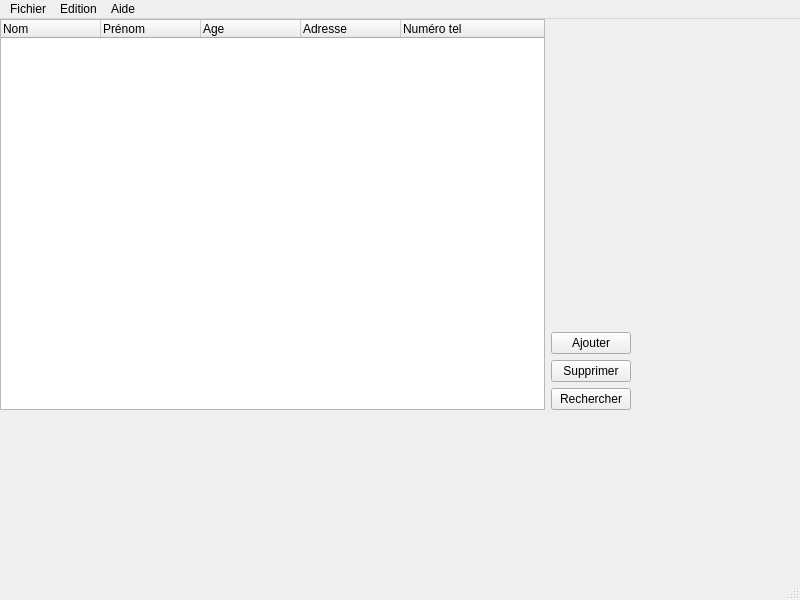
<?xml version="1.0" encoding="UTF-8"?>
<ui version="4.0">
 <class>MainWindow</class>
 <widget class="QMainWindow" name="MainWindow">
  <property name="geometry">
   <rect>
    <x>0</x>
    <y>0</y>
    <width>800</width>
    <height>600</height>
   </rect>
  </property>
  <property name="windowTitle">
   <string>MainWindow</string>
  </property>
  <widget class="QWidget" name="centralwidget">
   <widget class="QWidget" name="horizontalLayoutWidget">
    <property name="geometry">
     <rect>
      <x>0</x>
      <y>0</y>
      <width>631</width>
      <height>391</height>
     </rect>
    </property>
    <layout class="QHBoxLayout" name="horizontalLayout">
     <item>
      <widget class="QTreeWidget" name="Annuaire">
       <column>
        <property name="text">
         <string>Nom</string>
        </property>
       </column>
       <column>
        <property name="text">
         <string>Prénom</string>
        </property>
       </column>
       <column>
        <property name="text">
         <string>Age</string>
        </property>
       </column>
       <column>
        <property name="text">
         <string>Adresse</string>
        </property>
       </column>
       <column>
        <property name="text">
         <string>Numéro tel</string>
        </property>
       </column>
      </widget>
     </item>
     <item>
      <layout class="QVBoxLayout" name="verticalLayout">
       <item>
        <spacer name="verticalSpacer">
         <property name="orientation">
          <enum>Qt::Vertical</enum>
         </property>
         <property name="sizeHint" stdset="0">
          <size>
           <width>20</width>
           <height>40</height>
          </size>
         </property>
        </spacer>
       </item>
       <item>
        <widget class="QPushButton" name="Ajouter">
         <property name="text">
          <string>Ajouter</string>
         </property>
        </widget>
       </item>
       <item>
        <widget class="QPushButton" name="Supprimer">
         <property name="text">
          <string>Supprimer</string>
         </property>
        </widget>
       </item>
       <item>
        <widget class="QPushButton" name="Rechercher">
         <property name="text">
          <string>Rechercher</string>
         </property>
        </widget>
       </item>
      </layout>
     </item>
    </layout>
   </widget>
  </widget>
  <widget class="QMenuBar" name="menubar">
   <property name="geometry">
    <rect>
     <x>0</x>
     <y>0</y>
     <width>800</width>
     <height>21</height>
    </rect>
   </property>
   <widget class="QMenu" name="menuFichier">
    <property name="title">
     <string>Fichier</string>
    </property>
    <addaction name="actionImporter"/>
    <addaction name="separator"/>
    <addaction name="actionEnregistrer"/>
    <addaction name="separator"/>
    <addaction name="actionQuitter"/>
   </widget>
   <widget class="QMenu" name="menuEdition">
    <property name="title">
     <string>Edition</string>
    </property>
    <addaction name="actionAjouter"/>
    <addaction name="separator"/>
    <addaction name="actionSupprimer"/>
    <addaction name="separator"/>
    <addaction name="actionChercher"/>
   </widget>
   <widget class="QMenu" name="menuAide">
    <property name="title">
     <string>Aide</string>
    </property>
   </widget>
   <addaction name="menuFichier"/>
   <addaction name="menuEdition"/>
   <addaction name="menuAide"/>
  </widget>
  <widget class="QStatusBar" name="statusbar"/>
  <action name="actionImporter">
   <property name="text">
    <string>Importer</string>
   </property>
  </action>
  <action name="actionEnregistrer">
   <property name="text">
    <string>Enregistrer</string>
   </property>
  </action>
  <action name="actionQuitter">
   <property name="text">
    <string>Quitter</string>
   </property>
  </action>
  <action name="actionAjouter">
   <property name="text">
    <string>Ajouter</string>
   </property>
  </action>
  <action name="actionSupprimer">
   <property name="text">
    <string>Supprimer</string>
   </property>
  </action>
  <action name="actionChercher">
   <property name="text">
    <string>Chercher</string>
   </property>
  </action>
 </widget>
 <resources/>
 <connections/>
</ui>
